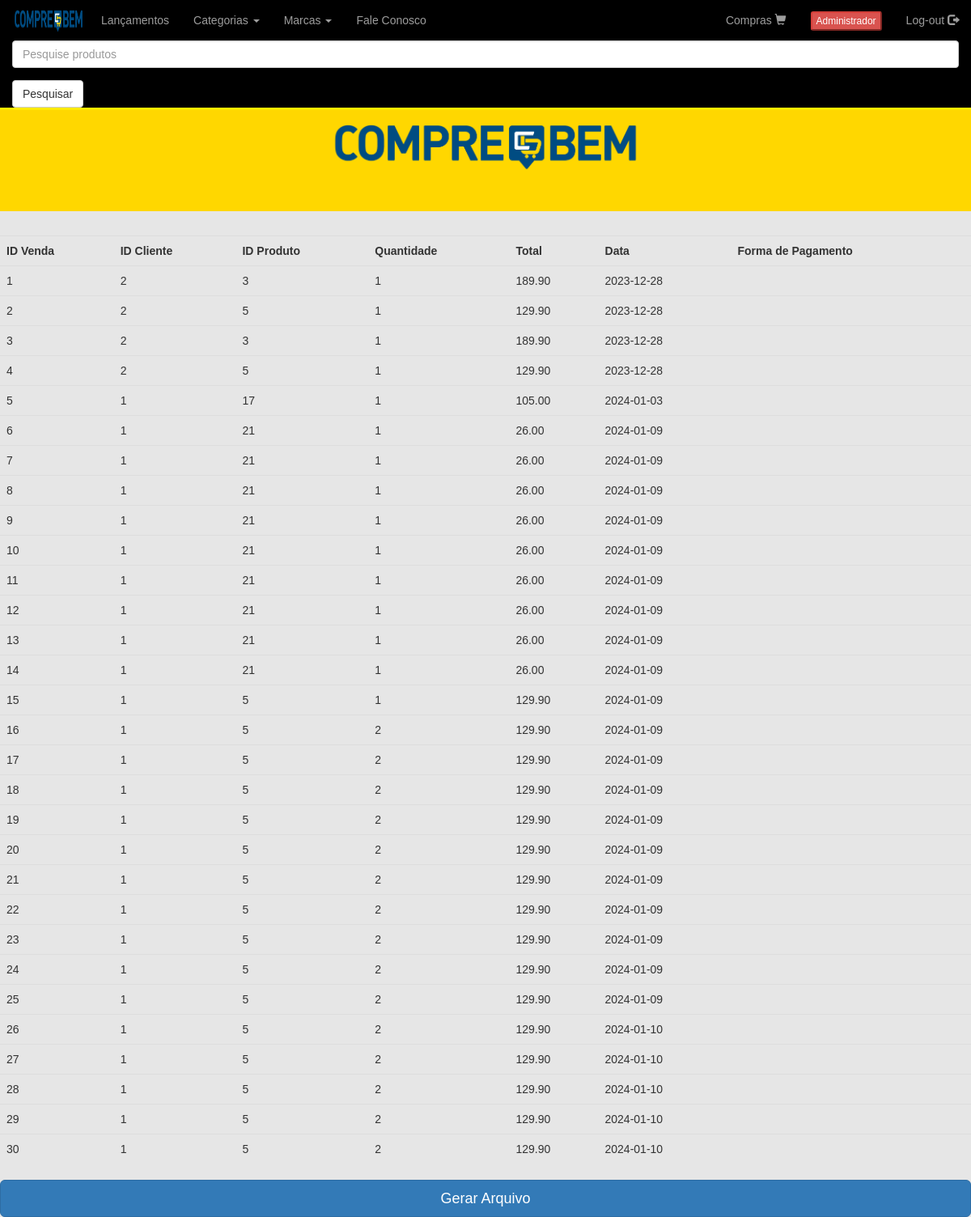
/vendas.php (signed in), run on the app's committed database.
### tables this page shows
CREATE TABLE `tbl_vendas` (
  `id_venda` int(11) NOT NULL,
  `nm_ticket` varchar(13) NOT NULL,
  `id_cliente` int(11) NOT NULL,
  `id_produto` int(11) NOT NULL,
  `qtd_produto` int(11) NOT NULL,
  `vl_produto` decimal(7,2) NOT NULL,
  `vl_total` decimal(10,2) DEFAULT NULL,
  `data_venda` date NOT NULL,
  `meio_pagamento` varchar(255) DEFAULT NULL
);

### vendas.php (the view, shortened to what this page needs)
<!DOCTYPE html>
<html lang="pt-BR">
<head>
    <link rel="stylesheet" href="https://maxcdn.bootstrapcdn.com/bootstrap/3.3.7/css/bootstrap.min.css">
	<link rel="stylesheet" href="estilo.css">
</head>
<body>
    <h2>Lista de Vendas</h2>
    <table class="table">
        <tr>
            <th>ID Venda</th>
            <th>ID Cliente</th>
            <th>ID Produto</th>
            <th>Quantidade</th>
            <th>Total</th>
            <th>Data</th>
            <th>Forma de Pagamento</th>
        </tr>
        <?php
        include 'conexao.php';
        include 'nav.php';
        $sql = "SELECT * FROM tbl_vendas";
        $resultado = $cn->query($sql);
        while ($venda = $resultado->fetch(PDO::FETCH_ASSOC)) {
            echo "<tr>";
            echo "<td>{$venda['id_venda']}</td>";
            echo "<td>{$venda['id_cliente']}</td>";
            echo "<td>{$venda['id_produto']}</td>";
            echo "<td>{$venda['qtd_produto']}</td>";
            echo "<td>{$venda['vl_produto']}</td>";
            echo "<td>{$venda['data_venda']}</td>";
            echo "<td>{$venda['meio_pagamento']}</td>";
            echo "</tr>";
        }
        ?>
    </table>
    <a href="pdf.php" style="text-decoration:none;">
    <button type="submit" class="btn btn-block btn-lg btn-primary"> Gerar Arquivo </button>
    </a>
</body>
</html>

### estilo.css (style rules this page uses)
* { padding: 0; margin:0; }
body { font-family: 'Poppins', sans-serif; background-color: #e6e6e6; }

### data on the page
tbl_vendas: id_venda "1", id_cliente "2", id_produto "3", qtd_produto "1", vl_produto "189.90", data_venda "2023-12-28"
tbl_vendas: id_venda "2", id_cliente "2", id_produto "5", qtd_produto "1", vl_produto "129.90", data_venda "2023-12-28"
tbl_vendas: id_venda "3", id_cliente "2", id_produto "3", qtd_produto "1", vl_produto "189.90", data_venda "2023-12-28"
tbl_vendas: id_venda "4", id_cliente "2", id_produto "5", qtd_produto "1", vl_produto "129.90", data_venda "2023-12-28"
tbl_vendas: id_venda "5", id_cliente "1", id_produto "17", qtd_produto "1", vl_produto "105.00", data_venda "2024-01-03"
tbl_vendas: id_venda "6", id_cliente "1", id_produto "21", qtd_produto "1", vl_produto "26.00", data_venda "2024-01-09"
tbl_vendas: id_venda "7", id_cliente "1", id_produto "21", qtd_produto "1", vl_produto "26.00", data_venda "2024-01-09"
tbl_vendas: id_venda "8", id_cliente "1", id_produto "21", qtd_produto "1", vl_produto "26.00", data_venda "2024-01-09"
tbl_vendas: id_venda "9", id_cliente "1", id_produto "21", qtd_produto "1", vl_produto "26.00", data_venda "2024-01-09"
tbl_vendas: id_venda "10", id_cliente "1", id_produto "21", qtd_produto "1", vl_produto "26.00", data_venda "2024-01-09"
tbl_vendas: id_venda "11", id_cliente "1", id_produto "21", qtd_produto "1", vl_produto "26.00", data_venda "2024-01-09"
tbl_vendas: id_venda "12", id_cliente "1", id_produto "21", qtd_produto "1", vl_produto "26.00", data_venda "2024-01-09"
tbl_vendas: id_venda "13", id_cliente "1", id_produto "21", qtd_produto "1", vl_produto "26.00", data_venda "2024-01-09"
tbl_vendas: id_venda "14", id_cliente "1", id_produto "21", qtd_produto "1", vl_produto "26.00", data_venda "2024-01-09"
tbl_vendas: id_venda "15", id_cliente "1", id_produto "5", qtd_produto "1", vl_produto "129.90", data_venda "2024-01-09"
tbl_vendas: id_venda "16", id_cliente "1", id_produto "5", qtd_produto "2", vl_produto "129.90", data_venda "2024-01-09"
tbl_vendas: id_venda "17", id_cliente "1", id_produto "5", qtd_produto "2", vl_produto "129.90", data_venda "2024-01-09"
tbl_vendas: id_venda "18", id_cliente "1", id_produto "5", qtd_produto "2", vl_produto "129.90", data_venda "2024-01-09"
tbl_vendas: id_venda "19", id_cliente "1", id_produto "5", qtd_produto "2", vl_produto "129.90", data_venda "2024-01-09"
tbl_vendas: id_venda "20", id_cliente "1", id_produto "5", qtd_produto "2", vl_produto "129.90", data_venda "2024-01-09"
tbl_vendas: id_venda "21", id_cliente "1", id_produto "5", qtd_produto "2", vl_produto "129.90", data_venda "2024-01-09"
tbl_vendas: id_venda "22", id_cliente "1", id_produto "5", qtd_produto "2", vl_produto "129.90", data_venda "2024-01-09"
tbl_vendas: id_venda "23", id_cliente "1", id_produto "5", qtd_produto "2", vl_produto "129.90", data_venda "2024-01-09"
tbl_vendas: id_venda "24", id_cliente "1", id_produto "5", qtd_produto "2", vl_produto "129.90", data_venda "2024-01-09"
tbl_vendas: id_venda "25", id_cliente "1", id_produto "5", qtd_produto "2", vl_produto "129.90", data_venda "2024-01-09"
tbl_vendas: id_venda "26", id_cliente "1", id_produto "5", qtd_produto "2", vl_produto "129.90", data_venda "2024-01-10"
tbl_vendas: id_venda "27", id_cliente "1", id_produto "5", qtd_produto "2", vl_produto "129.90", data_venda "2024-01-10"
tbl_vendas: id_venda "28", id_cliente "1", id_produto "5", qtd_produto "2", vl_produto "129.90", data_venda "2024-01-10"
tbl_vendas: id_venda "29", id_cliente "1", id_produto "5", qtd_produto "2", vl_produto "129.90", data_venda "2024-01-10"
tbl_vendas: id_venda "30", id_cliente "1", id_produto "5", qtd_produto "2", vl_produto "129.90", data_venda "2024-01-10"
